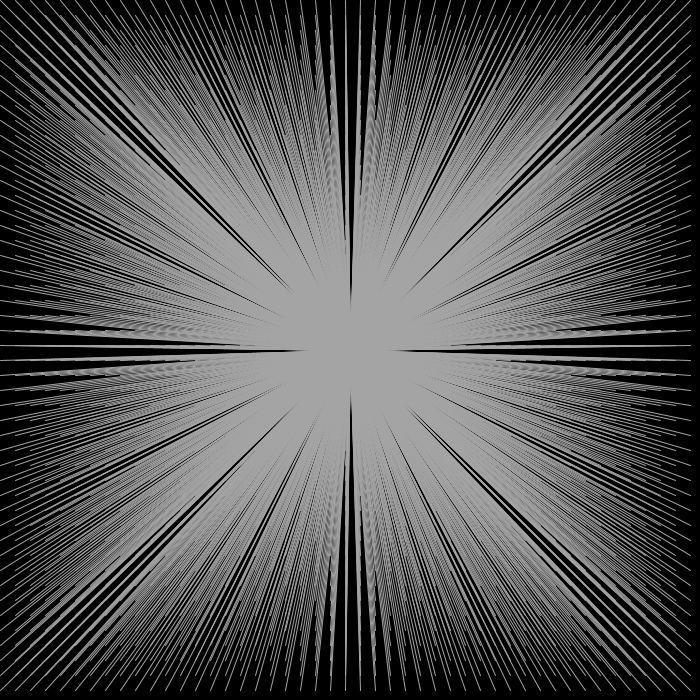
Frame 1 (no input)
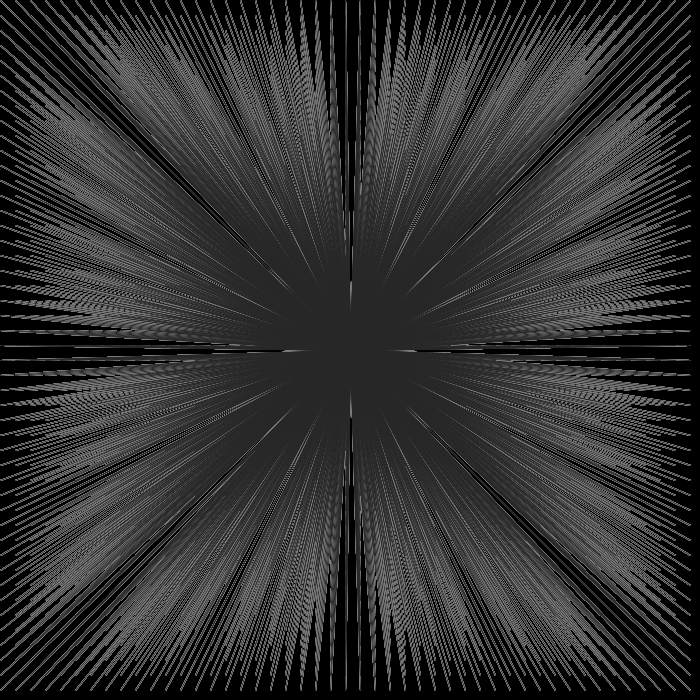
Frame 60 (the mouse pressed at the canvas centre just before this capture)
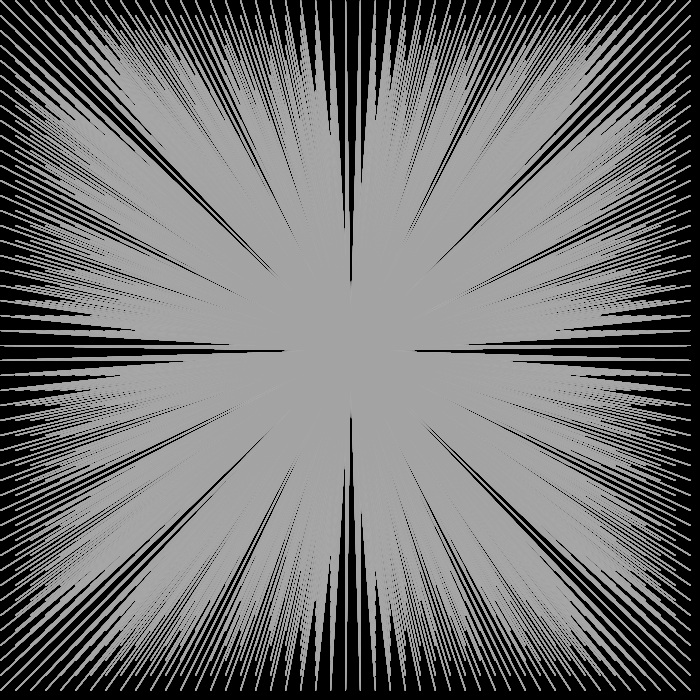
Frame 120 (the mouse held since frame 60 and released just before this capture)

The Processing sketch that drew these frames (run headless with seeded random() and noise(); from frame 60 on, the mouse is pressed at the canvas centre):

// Processing sketch: MidtermPractice2
// ── MidtermPractice2.pde
float x = 0;
float y = 0;
float endX = x;
float endY = y;

void setup() {
  size (700, 700);
  background(0);
}

void draw() {
  endX = endX +100;
  endY = endY +100;
  stroke (random(255));
  for (int x = 0; x < width; x = x + 15) {
    for (int y = 0; y < height; y = y + 15) {
      line (width/2, height/2, x, y);
    }
  }
}
